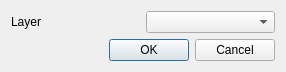
<?xml version="1.0" encoding="UTF-8"?>
<ui version="4.0">
 <class>MyFirstPluginDialogBase</class>
 <widget class="QDialog" name="MyFirstPluginDialogBase">
  <property name="geometry">
   <rect>
    <x>0</x>
    <y>0</y>
    <width>286</width>
    <height>69</height>
   </rect>
  </property>
  <property name="windowTitle">
   <string>My 1st Plugin</string>
  </property>
  <layout class="QVBoxLayout" name="verticalLayout">
   <item>
    <layout class="QHBoxLayout" name="horizontalLayout">
     <item>
      <widget class="QLabel" name="label">
       <property name="text">
        <string>Layer</string>
       </property>
      </widget>
     </item>
     <item>
      <widget class="QComboBox" name="layerCombo"/>
     </item>
    </layout>
   </item>
   <item>
    <widget class="QDialogButtonBox" name="button_box">
     <property name="orientation">
      <enum>Qt::Horizontal</enum>
     </property>
     <property name="standardButtons">
      <set>QDialogButtonBox::Cancel|QDialogButtonBox::Ok</set>
     </property>
    </widget>
   </item>
  </layout>
 </widget>
 <resources/>
 <connections>
  <connection>
   <sender>button_box</sender>
   <signal>accepted()</signal>
   <receiver>MyFirstPluginDialogBase</receiver>
   <slot>accept()</slot>
   <hints>
    <hint type="sourcelabel">
     <x>20</x>
     <y>20</y>
    </hint>
    <hint type="destinationlabel">
     <x>20</x>
     <y>20</y>
    </hint>
   </hints>
  </connection>
  <connection>
   <sender>button_box</sender>
   <signal>rejected()</signal>
   <receiver>MyFirstPluginDialogBase</receiver>
   <slot>reject()</slot>
   <hints>
    <hint type="sourcelabel">
     <x>20</x>
     <y>20</y>
    </hint>
    <hint type="destinationlabel">
     <x>20</x>
     <y>20</y>
    </hint>
   </hints>
  </connection>
 </connections>
</ui>
